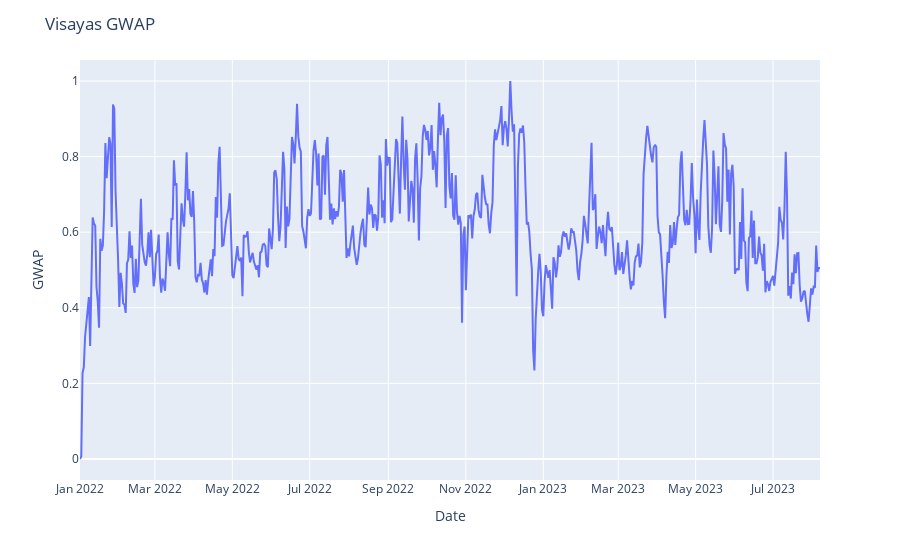
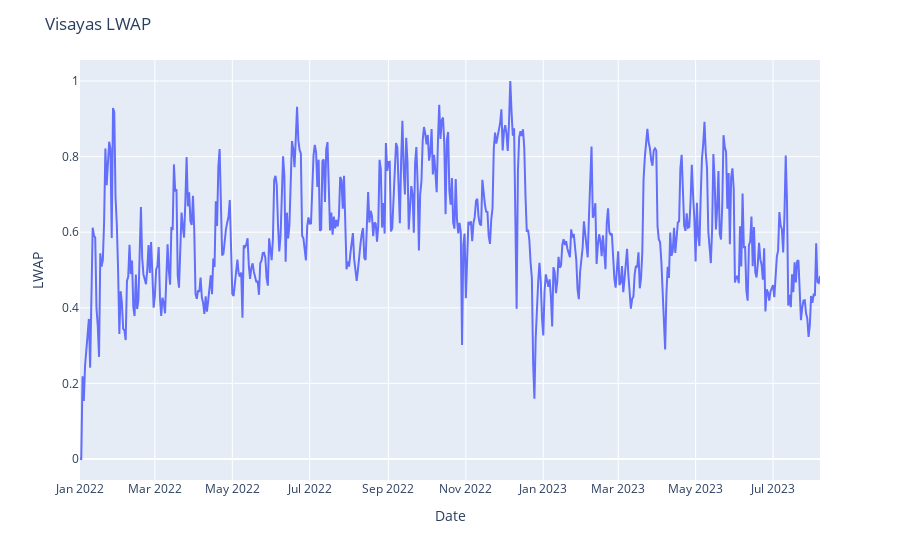

Notebook code cell kept with these figures, in order:
### Code cell
#Plotting Train LWAP ang GWAP
# Create the line plot
gwap_plot = px.line(GWAP_train, x=GWAP_train.index, y='GWAP')
lwap_plot = px.line(LWAP_train, x=LWAP_train.index, y='LWAP')
# Set the title using the ticker value
gwap_plot.update_layout(title=f"Visayas GWAP")
lwap_plot.update_layout(title=f"Visayas LWAP")
# Display the plot
gwap_plot.show()
lwap_plot.show()

### Figure 1 — Plotly figure (JSON) as saved in the notebook; plotly's stock layout.template omitted (floating-point values rounded to 4 significant figures; data arrays with more than 128 entries replaced by an {"elided": "..."} marker saying what was removed)
{"data": [{"hovertemplate": "Date=%{x}<br>GWAP=%{y}<extra></extra>", "legendgroup": "", "line": {"color": "#636efa", "dash": "solid"}, "marker": {"symbol": "circle"}, "mode": "lines", "name": "", "orientation": "v", "showlegend": false, "type": "scatter", "x": {"elided": "584 str values"}, "xaxis": "x", "y": {"elided": "584 float values"}, "yaxis": "y"}], "layout": {"legend": {"tracegroupgap": 0}, "margin": {"t": 60}, "title": {"text": "Visayas GWAP"}, "xaxis": {"anchor": "y", "domain": [0, 1], "title": {"text": "Date"}}, "yaxis": {"anchor": "x", "domain": [0, 1], "title": {"text": "GWAP"}}}}

### Figure 2 — Plotly figure (JSON) as saved in the notebook; plotly's stock layout.template omitted (floating-point values rounded to 4 significant figures; data arrays with more than 128 entries replaced by an {"elided": "..."} marker saying what was removed)
{"data": [{"hovertemplate": "Date=%{x}<br>LWAP=%{y}<extra></extra>", "legendgroup": "", "line": {"color": "#636efa", "dash": "solid"}, "marker": {"symbol": "circle"}, "mode": "lines", "name": "", "orientation": "v", "showlegend": false, "type": "scatter", "x": {"elided": "584 str values"}, "xaxis": "x", "y": {"elided": "584 float values"}, "yaxis": "y"}], "layout": {"legend": {"tracegroupgap": 0}, "margin": {"t": 60}, "title": {"text": "Visayas LWAP"}, "xaxis": {"anchor": "y", "domain": [0, 1], "title": {"text": "Date"}}, "yaxis": {"anchor": "x", "domain": [0, 1], "title": {"text": "LWAP"}}}}
